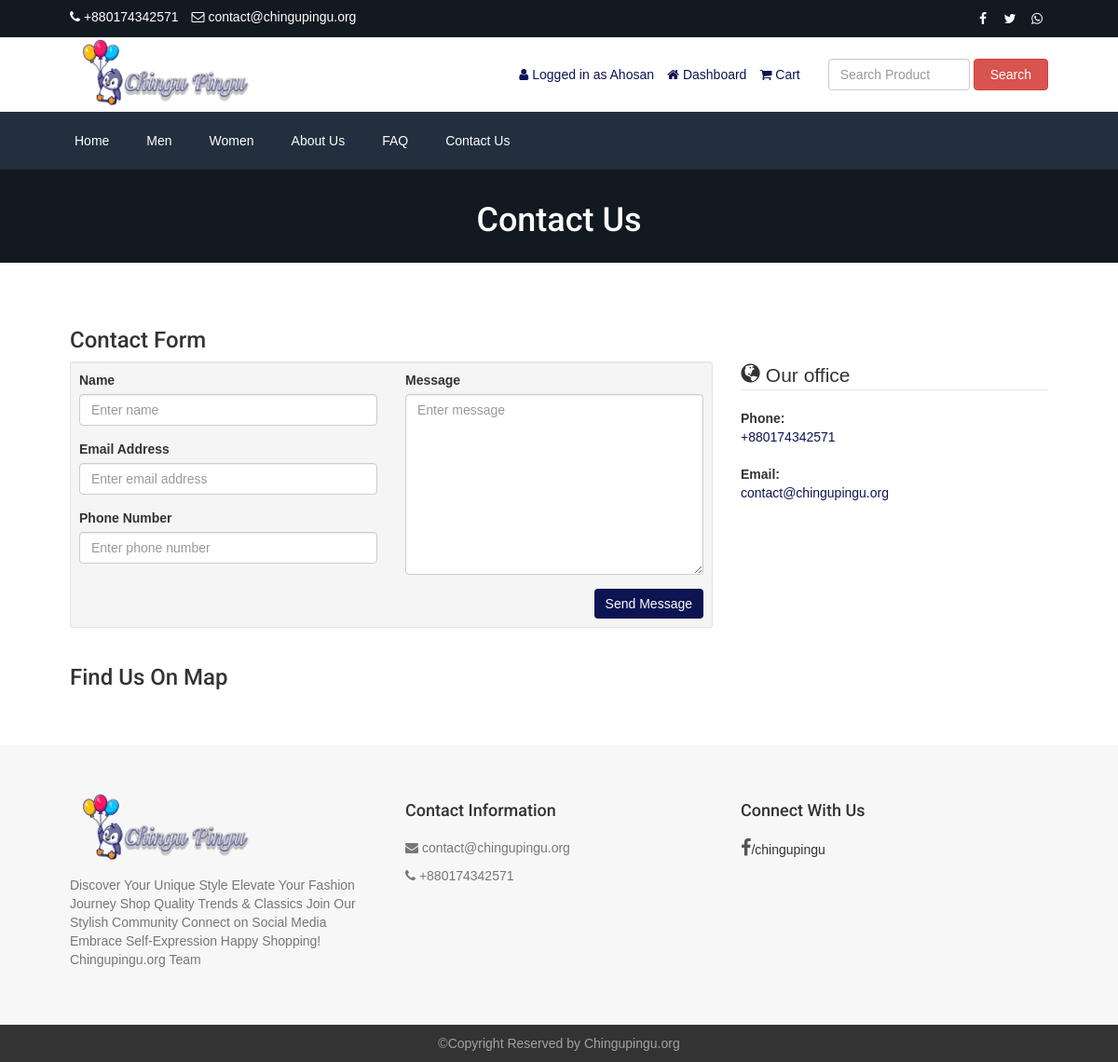
Page /contact.php (signed in) on the committed database.
### tables this page shows
CREATE TABLE `tbl_settings` (
  `id` int(11) NOT NULL,
  `logo` varchar(255) NOT NULL,
  `favicon` varchar(255) NOT NULL,
  `footer_about` text NOT NULL,
  `footer_copyright` text NOT NULL,
  `contact_address` text NOT NULL,
  `contact_email` varchar(255) NOT NULL,
  `contact_phone` varchar(255) NOT NULL,
  `contact_fax` varchar(255) NOT NULL,
  `contact_map_iframe` text NOT NULL,
  `receive_email` varchar(255) NOT NULL,
  `receive_email_subject` varchar(255) NOT NULL,
  `receive_email_thank_you_message` text NOT NULL,
  `forget_password_message` text NOT NULL,
  `total_recent_post_footer` int(10) NOT NULL,
  `total_popular_post_footer` int(10) NOT NULL,
  `total_recent_post_sidebar` int(11) NOT NULL,
  `total_popular_post_sidebar` int(11) NOT NULL,
  `total_featured_product_home` int(11) NOT NULL,
  `total_latest_product_home` int(11) NOT NULL,
  `total_popular_product_home` int(11) NOT NULL,
  `meta_title_home` text NOT NULL,
  `meta_keyword_home` text NOT NULL,
  `meta_description_home` text NOT NULL,
  `banner_login` varchar(255) NOT NULL,
  `banner_registration` varchar(255) NOT NULL,
  `banner_forget_password` varchar(255) NOT NULL,
  `banner_reset_password` varchar(255) NOT NULL,
  `banner_search` varchar(255) NOT NULL,
  `banner_cart` varchar(255) NOT NULL,
  `banner_checkout` varchar(255) NOT NULL,
  `banner_product_category` varchar(255) NOT NULL,
  `banner_blog` varchar(255) NOT NULL,
  `cta_title` varchar(255) NOT NULL,
  `cta_content` text NOT NULL,
  `cta_read_more_text` varchar(255) NOT NULL,
  `cta_read_more_url` varchar(255) NOT NULL,
  `cta_photo` varchar(255) NOT NULL,
  `featured_product_title` varchar(255) NOT NULL,
  `featured_product_subtitle` varchar(255) NOT NULL,
  `latest_product_title` varchar(255) NOT NULL,
  `latest_product_subtitle` varchar(255) NOT NULL,
  `popular_product_title` varchar(255) NOT NULL,
  `popular_product_subtitle` varchar(255) NOT NULL,
  `testimonial_title` varchar(255) NOT NULL,
  `testimonial_subtitle` varchar(255) NOT NULL,
  `testimonial_photo` varchar(255) NOT NULL,
  `blog_title` varchar(255) NOT NULL,
  `blog_subtitle` varchar(255) NOT NULL,
  `newsletter_text` text NOT NULL,
  `paypal_email` varchar(255) NOT NULL,
  `stripe_public_key` varchar(255) NOT NULL,
  `stripe_secret_key` varchar(255) NOT NULL,
  `bank_detail` text NOT NULL,
  `before_head` text NOT NULL,
  `after_body` text NOT NULL,
  `before_body` text NOT NULL,
  `home_service_on_off` int(11) NOT NULL,
  `home_welcome_on_off` int(11) NOT NULL,
  `home_featured_product_on_off` int(11) NOT NULL,
  `home_latest_product_on_off` int(11) NOT NULL,
  `home_popular_product_on_off` int(11) NOT NULL,
  `home_testimonial_on_off` int(11) NOT NULL,
  `home_blog_on_off` int(11) NOT NULL,
  `newsletter_on_off` int(11) NOT NULL,
  `ads_above_welcome_on_off` int(1) NOT NULL,
  `ads_above_featured_product_on_off` int(1) NOT NULL,
  `ads_above_latest_product_on_off` int(1) NOT NULL,
  `ads_above_popular_product_on_off` int(1) NOT NULL,
  `ads_above_testimonial_on_off` int(1) NOT NULL,
  `ads_category_sidebar_on_off` int(1) NOT NULL
);

CREATE TABLE `tbl_social` (
  `social_id` int(11) NOT NULL,
  `social_name` varchar(30) NOT NULL,
  `social_url` varchar(255) NOT NULL,
  `social_icon` varchar(30) NOT NULL
);

CREATE TABLE `tbl_top_category` (
  `tcat_id` int(11) NOT NULL,
  `tcat_name` varchar(255) NOT NULL,
  `show_on_menu` int(1) NOT NULL
);

CREATE TABLE `tbl_page` (
  `id` int(11) NOT NULL,
  `about_title` varchar(255) NOT NULL,
  `about_content` text NOT NULL,
  `about_banner` varchar(255) NOT NULL,
  `about_meta_title` varchar(255) NOT NULL,
  `about_meta_keyword` text NOT NULL,
  `about_meta_description` text NOT NULL,
  `faq_title` varchar(255) NOT NULL,
  `faq_banner` varchar(255) NOT NULL,
  `faq_meta_title` varchar(255) NOT NULL,
  `faq_meta_keyword` text NOT NULL,
  `faq_meta_description` text NOT NULL,
  `blog_title` varchar(255) NOT NULL,
  `blog_banner` varchar(255) NOT NULL,
  `blog_meta_title` varchar(255) NOT NULL,
  `blog_meta_keyword` text NOT NULL,
  `blog_meta_description` text NOT NULL,
  `contact_title` varchar(255) NOT NULL,
  `contact_banner` varchar(255) NOT NULL,
  `contact_meta_title` varchar(255) NOT NULL,
  `contact_meta_keyword` text NOT NULL,
  `contact_meta_description` text NOT NULL,
  `pgallery_title` varchar(255) NOT NULL,
  `pgallery_banner` varchar(255) NOT NULL,
  `pgallery_meta_title` varchar(255) NOT NULL,
  `pgallery_meta_keyword` text NOT NULL,
  `pgallery_meta_description` text NOT NULL,
  `vgallery_title` varchar(255) NOT NULL,
  `vgallery_banner` varchar(255) NOT NULL,
  `vgallery_meta_title` varchar(255) NOT NULL,
  `vgallery_meta_keyword` text NOT NULL,
  `vgallery_meta_description` text NOT NULL
);

### contact.php (the view, shortened to what this page needs)
<?php require_once('header.php'); ?>
<?php
$statement = $pdo->prepare("SELECT * FROM tbl_page WHERE id=1");
$statement->execute();
$result = $statement->fetchAll(PDO::FETCH_ASSOC);
foreach ($result as $row) {
    $contact_title = $row['contact_title'];
    $contact_banner = $row['contact_banner'];
}
$statement = $pdo->prepare("SELECT * FROM tbl_settings WHERE id=1");
$statement->execute();
$result = $statement->fetchAll(PDO::FETCH_ASSOC);
foreach ($result as $row) {
    $contact_email = $row['contact_email'];
    $contact_phone = $row['contact_phone'];
}
?>
<div class="page-banner" style="background-image: url(assets/uploads/<?php echo $contact_banner; ?>);">
    <div class="inner">
        <h1><?php echo $contact_title; ?></h1>
    </div>
</div>
<div class="page">
    <div class="container">
        <div class="row">
            <div class="col-md-12">
                <h3>Contact Form</h3>
                <div class="row cform">
                    <div class="col-md-8">
                        <div class="well well-sm">
                            <form action="" method="post">
                                <div class="row">
                                    <div class="col-md-6">
                                        <div class="form-group">
                                            <label for="name">Name</label>
                                            <input type="text" class="form-control" name="visitor_name" placeholder="Enter name">
                                        </div>
                                        <div class="form-group">
                                            <label for="email">Email Address</label>
                                            <input type="email" class="form-control" name="visitor_email" placeholder="Enter email address">
                                        </div>
                                        <div class="form-group">
                                            <label for="email">Phone Number</label>
                                            <input type="text" class="form-control" name="visitor_phone" placeholder="Enter phone number">
                                        </div>
                                    </div>
                                    <div class="col-md-6">
                                        <div class="form-group">
                                            <label for="name">Message</label>
                                            <textarea name="visitor_message" class="form-control" rows="9" cols="25" placeholder="Enter message"></textarea>
                                        </div>
                                    </div>
                                    <div class="col-md-12">
                                        <input type="submit" value="Send Message" class="btn btn-primary pull-right" name="form_contact">
                                    </div>
                                </div>
                            </form>
                        </div>
                    </div>
                    <div class="col-md-4">
                        <legend><span class="glyphicon glyphicon-globe"></span> Our office</legend>
                        <address>
                            <strong>Phone:</strong><br>
                            <span><?php echo $contact_phone; ?></span>
                        </address>
                        <address>
                            <strong>Email:</strong><br>
                            <a href="mailto:<?php echo $contact_email; ?>"><span><?php echo $contact_email; ?></span></a>
                        </address>
                    </div>
                </div>
                <h3>Find Us On Map</h3>
            </div>
        </div>
    </div>
</div>
<?php require_once('footer.php'); ?>

### header.php (shortened to what this page needs)
<?php
include("admin/inc/config.php");
$statement = $pdo->prepare("SELECT * FROM tbl_settings WHERE id=1");
$statement->execute();
$result = $statement->fetchAll(PDO::FETCH_ASSOC);
foreach ($result as $row) {
	$logo = $row['logo'];
	$contact_email = $row['contact_email'];
	$contact_phone = $row['contact_phone'];
}
?>
<!DOCTYPE html>
<html lang="en">
<head>
	<link rel="stylesheet" href="assets/css/bootstrap.min.css">
	<link rel="stylesheet" href="assets/css/font-awesome.min.css">
	<link rel="stylesheet" href="assets/css/owl.carousel.min.css">
	<link rel="stylesheet" href="assets/css/owl.theme.default.min.css">
	<link rel="stylesheet" href="assets/css/jquery.bxslider.min.css">
	<link rel="stylesheet" href="assets/css/magnific-popup.css">
	<link rel="stylesheet" href="assets/css/rating.css">
	<link rel="stylesheet" href="assets/css/spacing.css">
	<link rel="stylesheet" href="assets/css/bootstrap-touch-slider.css">
	<link rel="stylesheet" href="assets/css/animate.min.css">
	<link rel="stylesheet" href="assets/css/tree-menu.css">
	<link rel="stylesheet" href="assets/css/select2.min.css">
	<link rel="stylesheet" href="assets/css/main.css">
	<link rel="stylesheet" href="assets/css/responsive.css">
	<?php
	$statement = $pdo->prepare("SELECT * FROM tbl_page WHERE id=1");
	$statement->execute();
	$result = $statement->fetchAll(PDO::FETCH_ASSOC);
	?>
</head>
<body>
	<div class="top">
		<div class="container">
			<div class="row">
				<div class="col-md-6 col-sm-6 col-xs-12">
					<div class="left">
						<ul>
							<li><i class="fa fa-phone"></i> <?php echo $contact_phone; ?></li>
							<li><i class="fa fa-envelope-o"></i> <?php echo $contact_email; ?></li>
						</ul>
					</div>
				</div>
				<div class="col-md-6 col-sm-6 col-xs-12">
					<div class="right">
						<ul>
							<?php
							$statement = $pdo->prepare("SELECT * FROM tbl_social");
							$statement->execute();
							$result = $statement->fetchAll(PDO::FETCH_ASSOC);
							foreach ($result as $row) {
							?>
								<?php if ($row['social_url'] != '') : ?>
									<li><a href="<?php echo $row['social_url']; ?>"><i class="<?php echo $row['social_icon']; ?>"></i></a></li>
								<?php endif; ?>
							<?php
							}
							?>
						</ul>
					</div>
				</div>
			</div>
		</div>
	</div>
	<div class="header">
		<div class="container">
			<div class="row inner">
				<div class="col-md-4 logo">
					<a href="index.php"><img src="assets/uploads/<?php echo $logo; ?>" alt="logo image"></a>
				</div>
				<div class="col-md-5 right">
					<ul>
						<?php
						if (isset($_SESSION['customer'])) {
						?>
							<li><i class="fa fa-user"></i> <?php echo LANG_VALUE_13; ?> <?php echo $_SESSION['customer']['cust_name']; ?></li>
							<li><a href="dashboard.php"><i class="fa fa-home"></i> <?php echo LANG_VALUE_89; ?></a></li>
						<?php
						} else {
						?>
							<li><a href="login.php"><i class="fa fa-sign-in"></i> <?php echo LANG_VALUE_9; ?></a></li>
							<li><a href="registration.php"><i class="fa fa-user-plus"></i> <?php echo LANG_VALUE_15; ?></a></li>
						<?php
						}
						?>
						<li><a href="cart.php"><i class="fa fa-shopping-cart"></i> <?php echo LANG_VALUE_18; ?> </a></li>
					</ul>
				</div>
				<div class="col-md-3 search-area">
					<form class="navbar-form navbar-left" role="search" action="search-result.php" method="get">
						<div class="form-group">
							<input type="text" class="form-control search-top" placeholder="<?php echo LANG_VALUE_2; ?>" name="search_text">
						</div>
						<button type="submit" class="btn btn-danger"><?php echo LANG_VALUE_3; ?></button>
					</form>
				</div>
			</div>
		</div>
	</div>
	<div class="nav">
		<div class="container">
			<div class="row">
				<div class="col-md-12 pl_0 pr_0">
					<div class="menu-container">
						<div class="menu">
							<ul>
								<li><a href="index.php">Home</a></li>
								<?php
								$statement = $pdo->prepare("SELECT * FROM tbl_top_category WHERE show_on_menu=1");
								$statement->execute();
								$result = $statement->fetchAll(PDO::FETCH_ASSOC);
								foreach ($result as $row) {
								?>
									<li><a href="product-category.php?id=<?php echo $row['tcat_id']; ?>&type=top-category"><?php echo $row['tcat_name']; ?></a>
									</li>
								<?php
								}
								?>
								<?php
								$statement = $pdo->prepare("SELECT * FROM tbl_page WHERE id=1");
								$statement->execute();
								$result = $statement->fetchAll(PDO::FETCH_ASSOC);
								foreach ($result as $row) {
									$about_title = $row['about_title'];
									$faq_title = $row['faq_title'];
									$contact_title = $row['contact_title'];
								}
								?>
								<li><a href="about.php"><?php echo $about_title; ?></a></li>
								<li><a href="faq.php"><?php echo $faq_title; ?></a></li>
								<li><a href="contact.php"><?php echo $contact_title; ?></a></li>
							</ul>
						</div>
					</div>
				</div>
			</div>
		</div>
	</div>

### footer.php (shortened to what this page needs)
<?php
$statement = $pdo->prepare("SELECT * FROM tbl_settings WHERE id=1");
$statement->execute();
$result = $statement->fetchAll(PDO::FETCH_ASSOC);
foreach ($result as $row) {
    $footer_about = $row['footer_about'];
    $contact_email = $row['contact_email'];
    $contact_phone = $row['contact_phone'];
    $footer_copyright = $row['footer_copyright'];
}
?>
<div class="footer">
    <div class="container">
        <div class="row">
		<div class="col-md-4 logo">
    <a href="index.php"><img src="assets/uploads/<?php echo $logo; ?>" alt="logo image"></a>
    <p><?php echo $footer_about; ?></p>
</div>
            <div class="col-md-4">
                <h4>Contact Information</h4>
                <p><i class="fa fa-envelope"></i> <?php echo $contact_email; ?></p>
                <p><i class="fa fa-phone"></i> <?php echo $contact_phone; ?></p>
            </div>
            <div class="col-md-4">
                <h4>Connect With Us</h4>
                <ul class="social-icons">
                    <li><a href="https://www.facebook.com/profile.php?id=100068808242089" class="fa fa-facebook"></a>/chingupingu</li>
                </ul>
            </div>
        </div>
    </div>
</div>
<div class="footer-bottom">
    <div class="container">
        <div class="row">
            <div class="col-md-12 copyright">
                <?php echo $footer_copyright; ?>
            </div>
        </div>
    </div>
</div>
<link rel="stylesheet" href="assets/css/main.css">
</body>
</html>

### rows in the picture
tbl_settings: contact_phone "+880174342571", contact_email "contact@chingupingu.org", logo (picture), footer_about "Discover Your Unique Style Elevate Your Fashion Journey Shop Quality Trends & Classics Join Our Stylish Community Connect on Social Media Embrace Self-Expression Happy Shopping! Chingupingu.org Team", footer_copyright "©Copyright Reserved by Chingupingu.org"
tbl_top_category: tcat_name "Men"
tbl_top_category: tcat_name "Women"
tbl_page: about_title "About Us", faq_title "FAQ", contact_title "Contact Us", contact_banner (picture)

### other values in the picture
LANG_VALUE_13 "Logged in as"
$_SESSION['customer']['cust_name'] "Ahosan"
LANG_VALUE_89 "Dashboard"
LANG_VALUE_18 "Cart"
LANG_VALUE_3 "Search"
